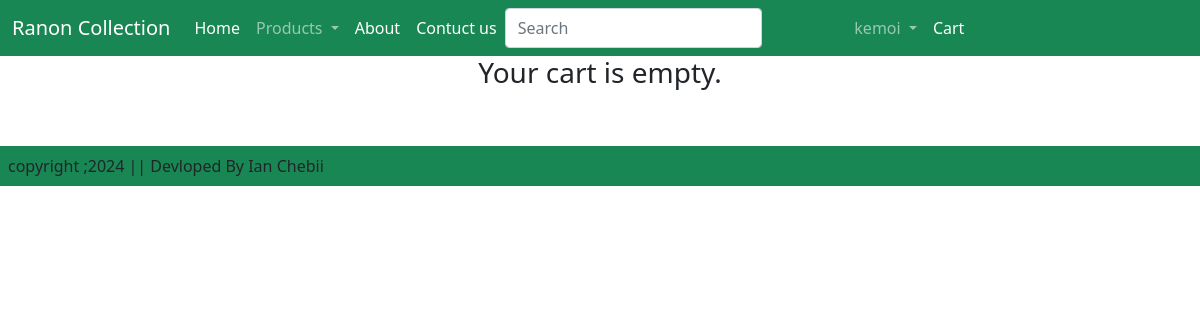
The page /showcart/ (signed in) on the database as committed earlier.
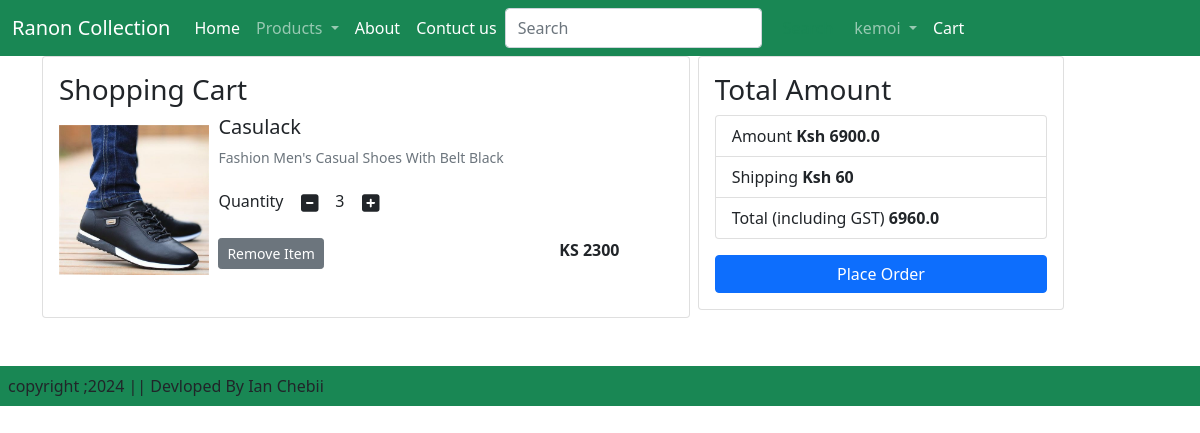
The same page on the database as committed later.
### ecoapp/models.py (models this page shows, shortened)
class Cart(models.Model):
    user = models.ForeignKey(User, on_delete=models.CASCADE)
    product = models.ForeignKey(Product, on_delete=models.CASCADE)
    quantity = models.PositiveIntegerField(default=1)

class  Product(models.Model):
    title = models.CharField(max_length=100)
    selling_price= models.FloatField()
    discount_price = models.TextField()
    description= models.TextField()
    composition = models.TextField(default='')
    Category = models.CharField( choices = CATEGORY_CHOICES, max_length =2)
    product_image = models.ImageField(upload_to='product')

### ecoapp/views.py (the view)
# urls.py: path('showcart/', views.showcart , name='showcart'),
@login_required
def showcart(request):
    user = request.user
    cart = Cart.objects.filter(user=user)
    amount = sum(p.quantity * float(p.product.discount_price) for p in cart)
    totalamount = amount + 60
    return render(request, 'ecoapp/cart.html', {'cart': cart, 'totalamount': totalamount , 'amount':   amount})

### ecoapp/templates/ecoapp/cart.html (shortened to what this page needs)
{% extends "ecoapp/base.html" %}
{% load static %}
{% block maincontent %}
<div class="container">
    <div class="row g-2">
        {% if cart %}
        <div class="col-7">
            <div class="card">
                <div class="card-body">
                    <h3>Shopping Cart</h3>
                    {% for item in cart %}
                    <div class="row mb-3">
                        <div class="col-sm-3 text-center align-self-center">
                            <img src="{{ item.product.product_image.url }}" alt="{{ item.product.title }}" height="150" width="150">
                        </div>
                        <div class="col-sm-8">
                            <div>
                                <h5>{{ item.product.title }}</h5>
                                <p class="mb-2 text-muted small">{{ item.product.description }}</p>
                                <div class="my-3">
                                    <label for="quantity-{{ item.product.id }}">Quantity</label>
                                    <a class="minus-cart btn" pid="{{ item.product.id }}">
                                        <i class='fas fa-minus-square fa-lg'></i>
                                    </a>
                                    <span id="quantity-{{ item.product.id }}">{{ item.quantity }}</span>
                                    <a class="plus-cart btn" pid="{{ item.product.id }}">
                                        <i class='fas fa-plus-square fa-lg'></i>
                                    </a>
                                </div>
                                <div class="d-flex justify-content-between my-3">
                                    <a href="#" class="btn btn-sm btn-secondary remove-cart" pid="{{ item.product.id }}">Remove Item</a>
                                    <p class="mb-0"><strong>KS {{ item.product.discount_price }}</strong></p>
                                </div>
                            </div>
                        </div>
                    </div>
                    {% endfor %}
                </div>
            </div>
        </div>
        <div class="col-sm-4">
            <div class="card">
                <div class="card-body">
                    <h3>Total Amount</h3>
                    <ul class="list-group">
                        <li class="list-group-item">Amount <strong id="amount">Ksh {{ amount }}</strong></li>
                        <li class="list-group-item">Shipping <strong>Ksh 60</strong></li>
                        <li class="list-group-item">Total (including GST) <strong id="totalamount">{{ totalamount }}</strong></li>
                    </ul>
                    <div class="d-grid mt-3"><a href="{%url 'checkout' %}" class="btn btn-primary">Place Order</a></div>
                </div>
            </div>
        </div>
        {% else %}
        <div class="col-12">
            <h3 class="text-center">Your cart is empty.</h3>
        </div>
        {% endif %}
    </div>
</div>
{% endblock maincontent %}

Rows that differ between the two databases and show on the page:
added Cart: product.product_image (picture), product "Casulack", product.description "Fashion Men's Casual Shoes With Belt Black", quantity "3", product.discount_price "2300"
Other text that changed with them:
{{ amount }}: (not shown) → "6900.0"
{{ totalamount }}: (not shown) → "6960.0"
text no longer shown: "Your cart is empty."
text now shown: "Shopping Cart Total Amount Amount Ksh Shipping Ksh 60 Total (including GST) Place Order"
